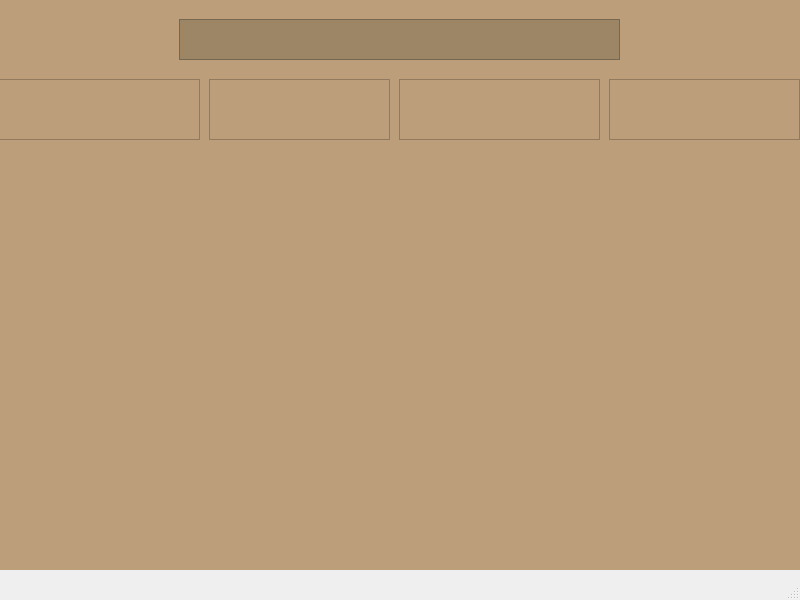
<?xml version="1.0" encoding="UTF-8"?>
<ui version="4.0">
 <class>harta</class>
 <widget class="QMainWindow" name="harta">
  <property name="geometry">
   <rect>
    <x>0</x>
    <y>0</y>
    <width>800</width>
    <height>600</height>
   </rect>
  </property>
  <property name="windowTitle">
   <string>harta</string>
  </property>
  <widget class="QWidget" name="centralwidget">
   <widget class="QStackedWidget" name="game">
    <property name="geometry">
     <rect>
      <x>-1</x>
      <y>-1</y>
      <width>801</width>
      <height>571</height>
     </rect>
    </property>
    <property name="styleSheet">
     <string notr="true">background-color: rgb(189, 158, 122);
</string>
    </property>
    <widget class="QWidget" name="map">
     <widget class="QTextEdit" name="instructiuni">
      <property name="geometry">
       <rect>
        <x>180</x>
        <y>20</y>
        <width>441</width>
        <height>41</height>
       </rect>
      </property>
      <property name="styleSheet">
       <string notr="true">background-color: rgb(156, 134, 102);</string>
      </property>
     </widget>
     <widget class="QTextEdit" name="player4">
      <property name="geometry">
       <rect>
        <x>610</x>
        <y>80</y>
        <width>191</width>
        <height>61</height>
       </rect>
      </property>
     </widget>
     <widget class="QTextEdit" name="player1">
      <property name="geometry">
       <rect>
        <x>0</x>
        <y>80</y>
        <width>201</width>
        <height>61</height>
       </rect>
      </property>
     </widget>
     <widget class="QTextEdit" name="player2">
      <property name="geometry">
       <rect>
        <x>210</x>
        <y>80</y>
        <width>181</width>
        <height>61</height>
       </rect>
      </property>
     </widget>
     <widget class="QTextEdit" name="player3">
      <property name="geometry">
       <rect>
        <x>400</x>
        <y>80</y>
        <width>201</width>
        <height>61</height>
       </rect>
      </property>
     </widget>
    </widget>
    <widget class="QWidget" name="widget"/>
   </widget>
  </widget>
  <widget class="QMenuBar" name="menubar">
   <property name="geometry">
    <rect>
     <x>0</x>
     <y>0</y>
     <width>800</width>
     <height>31</height>
    </rect>
   </property>
  </widget>
  <widget class="QStatusBar" name="statusbar"/>
 </widget>
 <resources/>
 <connections/>
</ui>
